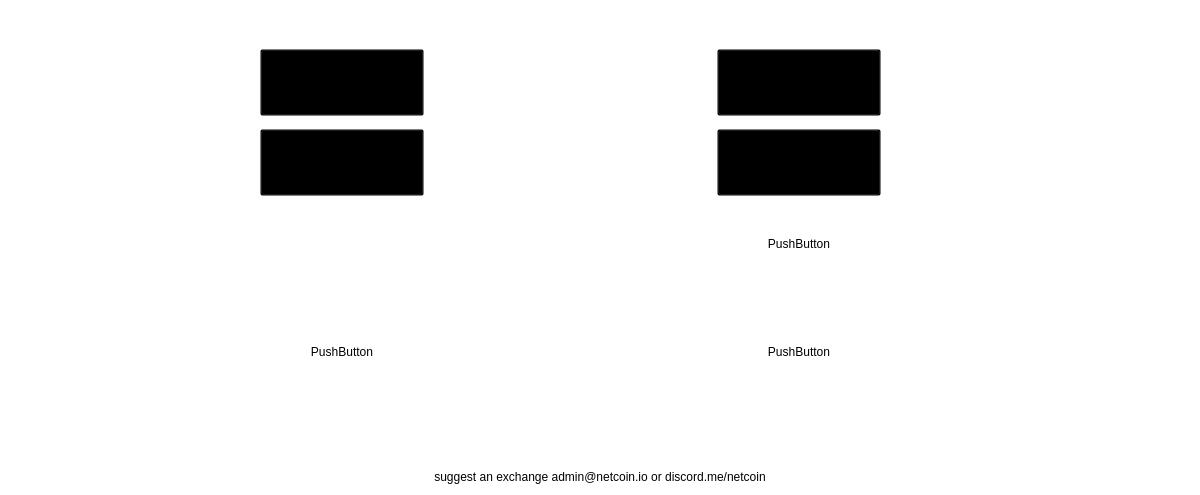
            <widget class="QWidget" name="scrollAreaWidgetContents">
             <property name="geometry">
              <rect>
               <x>0</x>
               <y>0</y>
               <width>1200</width>
               <height>495</height>
              </rect>
             </property>
             <property name="minimumSize">
              <size>
               <width>0</width>
               <height>0</height>
              </size>
             </property>
             <property name="styleSheet">
              <string notr="true">background:transparent;</string>
             </property>
             <layout class="QGridLayout" name="gridLayout_3">
              <item row="2" column="2">
               <widget class="QPushButton" name="excButton_3">
                <property name="sizePolicy">
                 <sizepolicy hsizetype="Expanding" vsizetype="Preferred">
                  <horstretch>0</horstretch>
                  <verstretch>0</verstretch>
                 </sizepolicy>
                </property>
                <property name="minimumSize">
                 <size>
                  <width>0</width>
                  <height>0</height>
                 </size>
                </property>
                <property name="maximumSize">
                 <size>
                  <width>164</width>
                  <height>67</height>
                 </size>
                </property>
                <property name="toolTip">
                 <string>&lt;html&gt;&lt;head/&gt;&lt;body&gt;&lt;p&gt;&lt;img src=&quot;:/toolTip/res/tooltips/exchangeTooltip.png&quot;/&gt;&lt;/p&gt;&lt;/body&gt;&lt;/html&gt;</string>
                </property>
                <property name="layoutDirection">
                 <enum>Qt::LeftToRight</enum>
                </property>
                <property name="autoFillBackground">
                 <bool>false</bool>
                </property>
                <property name="text">
                 <string/>
                </property>
                <property name="icon">
                 <iconset resource="../bitcoin.qrc">
                  <normaloff>:/images/res/images/Cryptopia2.png</normaloff>:/images/res/images/Cryptopia2.png</iconset>
                </property>
                <property name="iconSize">
                 <size>
                  <width>203</width>
                  <height>67</height>
                 </size>
                </property>
                <property name="autoDefault">
                 <bool>true</bool>
                </property>
                <property name="flat">
                 <bool>false</bool>
                </property>
               </widget>
              </item>
              <item row="6" column="2">
               <spacer name="horizontalSpacer_4">
                <property name="orientation">
                 <enum>Qt::Horizontal</enum>
                </property>
                <property name="sizeHint" stdset="0">
                 <size>
                  <width>40</width>
                  <height>20</height>
                 </size>
                </property>
               </spacer>
              </item>
              <item row="6" column="1">
               <spacer name="horizontalSpacer">
                <property name="orientation">
                 <enum>Qt::Horizontal</enum>
                </property>
                <property name="sizeHint" stdset="0">
                 <size>
                  <width>40</width>
                  <height>20</height>
                 </size>
                </property>
               </spacer>
              </item>
              <item row="5" column="2">
               <widget class="QPushButton" name="excButton_7">
                <property name="maximumSize">
                 <size>
                  <width>164</width>
                  <height>67</height>
                 </size>
                </property>
                <property name="text">
                 <string>PushButton</string>
                </property>
                <property name="autoDefault">
                 <bool>true</bool>
                </property>
                <property name="flat">
                 <bool>true</bool>
                </property>
               </widget>
              </item>
              <item row="6" column="4">
               <spacer name="horizontalSpacer_8">
                <property name="orientation">
                 <enum>Qt::Horizontal</enum>
                </property>
                <property name="sizeHint" stdset="0">
                 <size>
                  <width>40</width>
                  <height>20</height>
                 </size>
                </property>
               </spacer>
              </item>
              <item row="5" column="4">
               <widget class="QPushButton" name="excButton_8">
                <property name="maximumSize">
                 <size>
                  <width>164</width>
                  <height>67</height>
                 </size>
                </property>
                <property name="text">
                 <string>PushButton</string>
                </property>
                <property name="autoDefault">
                 <bool>true</bool>
                </property>
                <property name="flat">
                 <bool>true</bool>
                </property>
               </widget>
              </item>
              <item row="5" column="0">
               <spacer name="verticalSpacer_17">
                <property name="orientation">
                 <enum>Qt::Vertical</enum>
                </property>
                <property name="sizeHint" stdset="0">
                 <size>
                  <width>20</width>
                  <height>40</height>
                 </size>
                </property>
               </spacer>
              </item>
              <item row="5" column="3">
               <spacer name="verticalSpacer_23">
                <property name="orientation">
                 <enum>Qt::Vertical</enum>
                </property>
                <property name="sizeHint" stdset="0">
                 <size>
                  <width>20</width>
                  <height>40</height>
                 </size>
                </property>
               </spacer>
              </item>
              <item row="2" column="0">
               <spacer name="verticalSpacer_21">
                <property name="orientation">
                 <enum>Qt::Vertical</enum>
                </property>
                <property name="sizeHint" stdset="0">
                 <size>
                  <width>20</width>
                  <height>40</height>
                 </size>
                </property>
               </spacer>
              </item>
              <item row="6" column="3">
               <spacer name="horizontalSpacer_9">
                <property name="orientation">
                 <enum>Qt::Horizontal</enum>
                </property>
                <property name="sizeHint" stdset="0">
                 <size>
                  <width>40</width>
                  <height>20</height>
                 </size>
                </property>
               </spacer>
              </item>
              <item row="3" column="6">
               <spacer name="verticalSpacer_25">
                <property name="orientation">
                 <enum>Qt::Vertical</enum>
                </property>
                <property name="sizeHint" stdset="0">
                 <size>
                  <width>20</width>
                  <height>40</height>
                 </size>
                </property>
               </spacer>
              </item>
              <item row="6" column="5">
               <spacer name="horizontalSpacer_10">
                <property name="orientation">
                 <enum>Qt::Horizontal</enum>
                </property>
                <property name="sizeHint" stdset="0">
                 <size>
                  <width>40</width>
                  <height>20</height>
                 </size>
                </property>
               </spacer>
              </item>
              <item row="0" column="2" colspan="3">
               <widget class="QLabel" name="excHeader">
                <property name="sizePolicy">
                 <sizepolicy hsizetype="Expanding" vsizetype="Preferred">
                  <horstretch>0</horstretch>
                  <verstretch>0</verstretch>
                 </sizepolicy>
                </property>
                <property name="minimumSize">
                 <size>
                  <width>0</width>
                  <height>0</height>
                 </size>
                </property>
                <property name="styleSheet">
                 <string notr="true"/>
                </property>
                <property name="frameShape">
                 <enum>QFrame::NoFrame</enum>
                </property>
                <property name="text">
                 <string>&lt;html&gt;&lt;head/&gt;&lt;body&gt;&lt;p align=&quot;center&quot;&gt;&lt;img src=&quot;:/images/res/images/HeaderText/PurchaseNetcoins.png&quot;/&gt;&lt;/p&gt;&lt;p align=&quot;center&quot;&gt;&lt;br/&gt;&lt;/p&gt;&lt;/body&gt;&lt;/html&gt;</string>
                </property>
                <property name="scaledContents">
                 <bool>false</bool>
                </property>
                <property name="alignment">
                 <set>Qt::AlignLeading|Qt::AlignLeft|Qt::AlignTop</set>
                </property>
                <property name="wordWrap">
                 <bool>true</bool>
                </property>
                <property name="indent">
                 <number>-1</number>
                </property>
               </widget>
              </item>
              <item row="2" column="6">
               <spacer name="verticalSpacer_18">
                <property name="orientation">
                 <enum>Qt::Vertical</enum>
                </property>
                <property name="sizeHint" stdset="0">
                 <size>
                  <width>20</width>
                  <height>40</height>
                 </size>
                </property>
               </spacer>
              </item>
              <item row="0" column="1">
               <spacer name="horizontalSpacer_2">
                <property name="orientation">
                 <enum>Qt::Horizontal</enum>
                </property>
                <property name="sizeHint" stdset="0">
                 <size>
                  <width>40</width>
                  <height>20</height>
                 </size>
                </property>
               </spacer>
              </item>
              <item row="6" column="0">
               <spacer name="verticalSpacer_19">
                <property name="orientation">
                 <enum>Qt::Vertical</enum>
                </property>
                <property name="sizeHint" stdset="0">
                 <size>
                  <width>20</width>
                  <height>40</height>
                 </size>
                </property>
               </spacer>
              </item>
              <item row="1" column="6">
               <spacer name="verticalSpacer_20">
                <property name="orientation">
                 <enum>Qt::Vertical</enum>
                </property>
                <property name="sizeHint" stdset="0">
                 <size>
                  <width>20</width>
                  <height>40</height>
                 </size>
                </property>
               </spacer>
              </item>
              <item row="7" column="1" colspan="5">
               <widget class="QLabel" name="excFooter">
                <property name="sizePolicy">
                 <sizepolicy hsizetype="Expanding" vsizetype="Preferred">
                  <horstretch>0</horstretch>
                  <verstretch>0</verstretch>
                 </sizepolicy>
                </property>
                <property name="minimumSize">
                 <size>
                  <width>0</width>
                  <height>0</height>
                 </size>
                </property>
                <property name="cursor">
                 <cursorShape>IBeamCursor</cursorShape>
                </property>
                <property name="styleSheet">
                 <string notr="true">background:transparent</string>
                </property>
                <property name="text">
                 <string>&lt;html&gt;&lt;head/&gt;&lt;body&gt;&lt;p align=&quot;center&quot;&gt;suggest an exchange admin@netcoin.io or discord.me/netcoin&lt;/p&gt;&lt;/body&gt;&lt;/html&gt;</string>
                </property>
                <property name="alignment">
                 <set>Qt::AlignBottom|Qt::AlignHCenter</set>
                </property>
                <property name="wordWrap">
                 <bool>true</bool>
                </property>
                <property name="textInteractionFlags">
                 <set>Qt::TextSelectableByKeyboard|Qt::TextSelectableByMouse</set>
                </property>
               </widget>
              </item>
              <item row="5" column="6">
               <spacer name="verticalSpacer_16">
                <property name="orientation">
                 <enum>Qt::Vertical</enum>
                </property>
                <property name="sizeHint" stdset="0">
                 <size>
                  <width>20</width>
                  <height>40</height>
                 </size>
                </property>
               </spacer>
              </item>
              <item row="3" column="4">
               <widget class="QPushButton" name="excButton_6">
                <property name="maximumSize">
                 <size>
                  <width>164</width>
                  <height>67</height>
                 </size>
                </property>
                <property name="text">
                 <string>PushButton</string>
                </property>
                <property name="autoDefault">
                 <bool>true</bool>
                </property>
                <property name="default">
                 <bool>false</bool>
                </property>
                <property name="flat">
                 <bool>true</bool>
                </property>
               </widget>
              </item>
              <item row="6" column="6">
               <spacer name="verticalSpacer_15">
                <property name="orientation">
                 <enum>Qt::Vertical</enum>
                </property>
                <property name="sizeHint" stdset="0">
                 <size>
                  <width>20</width>
                  <height>40</height>
                 </size>
                </property>
               </spacer>
              </item>
              <item row="0" column="5">
               <spacer name="horizontalSpacer_5">
                <property name="orientation">
                 <enum>Qt::Horizontal</enum>
                </property>
                <property name="sizeHint" stdset="0">
                 <size>
                  <width>40</width>
                  <height>20</height>
                 </size>
                </property>
               </spacer>
              </item>
              <item row="3" column="0">
               <spacer name="verticalSpacer_14">
                <property name="orientation">
                 <enum>Qt::Vertical</enum>
                </property>
                <property name="sizeHint" stdset="0">
                 <size>
                  <width>20</width>
                  <height>40</height>
                 </size>
                </property>
               </spacer>
              </item>
              <item row="4" column="2">
               <widget class="QPushButton" name="excButton_1">
                <property name="maximumSize">
                 <size>
                  <width>164</width>
                  <height>67</height>
                 </size>
                </property>
                <property name="text">
                 <string/>
                </property>
                <property name="icon">
                 <iconset resource="../bitcoin.qrc">
                  <normaloff>:/images/res/images/PaperWalletImg.png</normaloff>:/images/res/images/PaperWalletImg.png</iconset>
                </property>
                <property name="iconSize">
                 <size>
                  <width>187</width>
                  <height>71</height>
                 </size>
                </property>
                <property name="autoDefault">
                 <bool>true</bool>
                </property>
                <property name="flat">
                 <bool>true</bool>
                </property>
               </widget>
              </item>
              <item row="1" column="2">
               <widget class="QPushButton" name="excButton_2">
                <property name="maximumSize">
                 <size>
                  <width>164</width>
                  <height>67</height>
                 </size>
                </property>
                <property name="text">
                 <string/>
                </property>
                <property name="icon">
                 <iconset resource="../bitcoin.qrc">
                  <normaloff>:/images/res/images/vote.png</normaloff>:/images/res/images/vote.png</iconset>
                </property>
                <property name="iconSize">
                 <size>
                  <width>73</width>
                  <height>64</height>
                 </size>
                </property>
                <property name="autoDefault">
                 <bool>true</bool>
                </property>
                <property name="flat">
                 <bool>false</bool>
                </property>
               </widget>
              </item>
              <item row="1" column="4">
               <widget class="QPushButton" name="excButton_4">
                <property name="sizePolicy">
                 <sizepolicy hsizetype="Expanding" vsizetype="Preferred">
                  <horstretch>0</horstretch>
                  <verstretch>0</verstretch>
                 </sizepolicy>
                </property>
                <property name="minimumSize">
                 <size>
                  <width>0</width>
                  <height>0</height>
                 </size>
                </property>
                <property name="maximumSize">
                 <size>
                  <width>164</width>
                  <height>67</height>
                 </size>
                </property>
                <property name="toolTip">
                 <string>&lt;html&gt;&lt;head/&gt;&lt;body&gt;&lt;p&gt;&lt;img src=&quot;:/toolTip/res/tooltips/exchangeTooltip.png&quot;/&gt;&lt;/p&gt;&lt;/body&gt;&lt;/html&gt;</string>
                </property>
                <property name="layoutDirection">
                 <enum>Qt::LeftToRight</enum>
                </property>
                <property name="autoFillBackground">
                 <bool>false</bool>
                </property>
                <property name="text">
                 <string/>
                </property>
                <property name="icon">
                 <iconset resource="../bitcoin.qrc">
                  <normaloff>:/images/res/images/novaex3.png</normaloff>:/images/res/images/novaex3.png</iconset>
                </property>
                <property name="iconSize">
                 <size>
                  <width>203</width>
                  <height>67</height>
                 </size>
                </property>
                <property name="autoDefault">
                 <bool>true</bool>
                </property>
                <property name="flat">
                 <bool>false</bool>
                </property>
               </widget>
              </item>
              <item row="2" column="4">
               <widget class="QPushButton" name="excButton_5">
                <property name="maximumSize">
                 <size>
                  <width>164</width>
                  <height>67</height>
                 </size>
                </property>
                <property name="text">
                 <string/>
                </property>
                <property name="icon">
                 <iconset resource="../bitcoin.qrc">
                  <normaloff>:/images/res/images/tradesatoshi.png</normaloff>:/images/res/images/tradesatoshi.png</iconset>
                </property>
                <property name="iconSize">
                 <size>
                  <width>164</width>
                  <height>67</height>
                 </size>
                </property>
                <property name="autoDefault">
                 <bool>true</bool>
                </property>
                <property name="flat">
                 <bool>false</bool>
                </property>
               </widget>
              </item>
             </layout>
            </widget>
